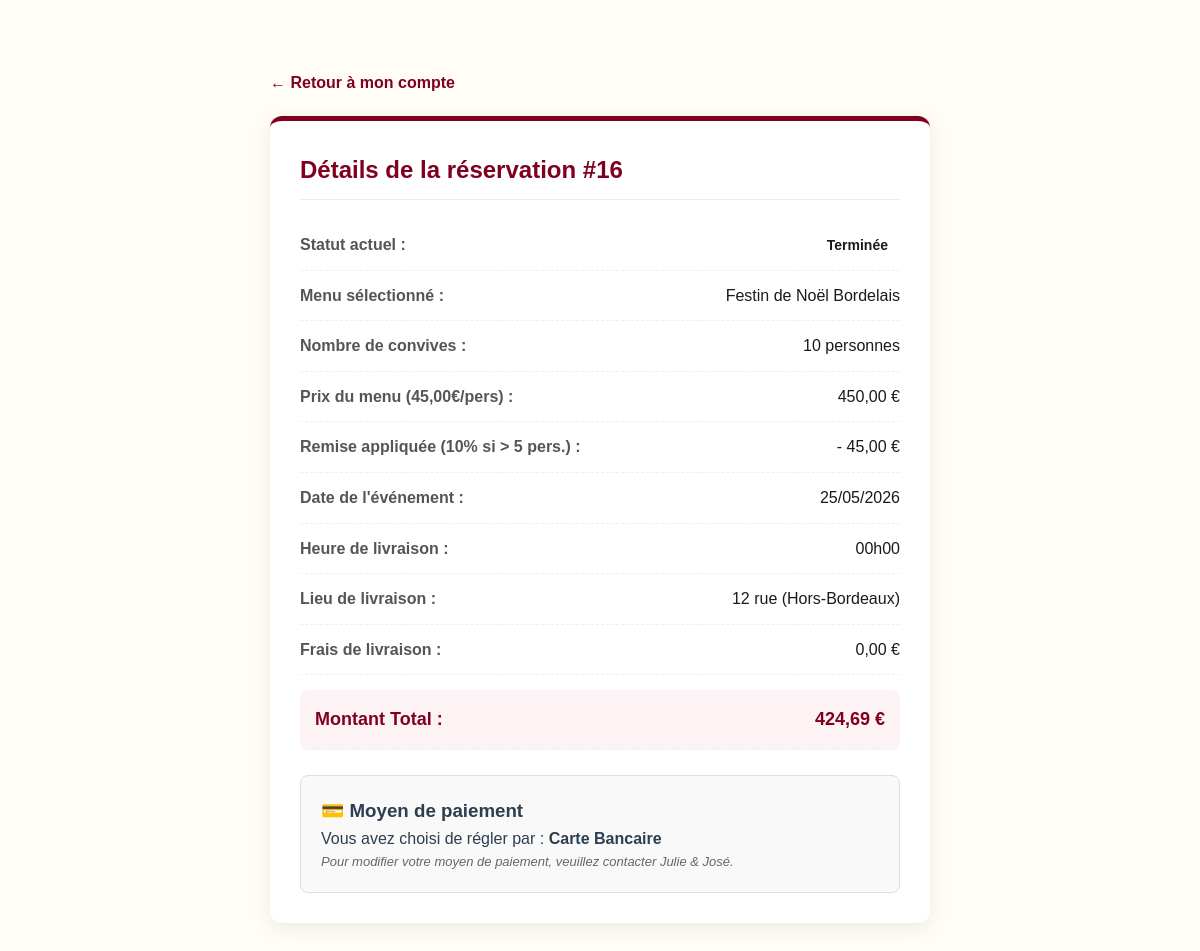
Page /detail-reservation.php?id=16 (signed in) on the committed database.
### tables this page shows
CREATE TABLE `reservations` (
  `id` int(11) NOT NULL,
  `nom_client` varchar(100) NOT NULL,
  `email_client` varchar(100) NOT NULL,
  `telephone` varchar(20) DEFAULT NULL,
  `date_evenement` date NOT NULL,
  `heure_livraison` time NOT NULL,
  `nb_personnes` int(11) NOT NULL,
  `frais_livraison` decimal(10,2) NOT NULL DEFAULT 0.00,
  `prix_total` decimal(10,2) NOT NULL DEFAULT 0.00,
  `id_menu` int(11) NOT NULL,
  `adresse_prestation` text NOT NULL,
  `ville` varchar(100) NOT NULL,
  `message` text DEFAULT NULL,
  `statut` varchar(50) DEFAULT 'En attente',
  `moyen_paiement` varchar(50) DEFAULT NULL,
  `date_creation` timestamp NOT NULL DEFAULT current_timestamp()
);

CREATE TABLE `menus` (
  `id` int(11) NOT NULL,
  `titre` varchar(150) NOT NULL,
  `description` text NOT NULL,
  `image` varchar(255) DEFAULT NULL,
  `galerie` text DEFAULT NULL,
  `theme` enum('Noël','Pâques','Classique','Évènement') DEFAULT 'Classique',
  `regime` enum('Classique','Végétarien','Vegan') DEFAULT 'Classique',
  `nb_pers_min` int(11) DEFAULT 1,
  `prix_min_pers` decimal(10,2) NOT NULL,
  `entrees` text DEFAULT NULL,
  `plats` text DEFAULT NULL,
  `desserts` text DEFAULT NULL,
  `allergenes` varchar(255) DEFAULT NULL,
  `conditions_prestation` text DEFAULT NULL,
  `stock_dispo` int(11) DEFAULT 0,
  `entree` text DEFAULT NULL,
  `plat` text DEFAULT NULL,
  `dessert` text DEFAULT NULL,
  `conditions` text DEFAULT NULL,
  `stock` int(11) DEFAULT 0
);

### detail-reservation.php (the view, shortened to what this page needs)
<?php
require_once('config.php');
$user_id = intval($_SESSION['user_id']);
$reservation_id = intval($_GET['id']);
$query_string = "SELECT r.*, m.titre, m.prix_min_pers
                 FROM reservations r
                 JOIN menus m ON r.id_menu = m.id
                 WHERE r.id = $reservation_id AND r.email_client = (SELECT email FROM utilisateurs WHERE id = $user_id)";
$result = mysqli_query($conn, $query_string);
$res = mysqli_fetch_assoc($result);
?>
<!DOCTYPE html>
<html lang="fr">
<head>
    <link rel="stylesheet" href="css/menus.css">
</head>
<body>
<div class="detail-container">
    <a href="mon-compte.php" class="btn-back">← Retour à mon compte</a>
    <div class="detail-card">
        <h2>Détails de la réservation #<?php echo $res['id']; ?></h2>
        <div class="info-row">
            <span class="label">Statut actuel :</span>
            <span class="value">
                <span class="badge badge-<?php echo strtolower(str_replace(' ', '', $res['statut'])); ?>">
                    <?php echo htmlspecialchars($res['statut']); ?>
                </span>
            </span>
        </div>
        <div class="info-row">
            <span class="label">Menu sélectionné :</span>
            <span class="value"><?php echo htmlspecialchars($res['titre']); ?></span>
        </div>
        <div class="info-row">
            <span class="label">Nombre de convives :</span>
            <span class="value"><?php echo $res['nb_personnes']; ?> personnes</span>
        </div>
        <?php
        $prix_unitaire = floatval($res['prix_min_pers']);
        $nb_personnes = intval($res['nb_personnes']);
        $prix_base_menu = $prix_unitaire * $nb_personnes;
        $remise = 0;
        if ($nb_personnes > 5) {
            $remise = $prix_base_menu * 0.10;
        }
        ?>
        <div class="info-row">
            <span class="label">Prix du menu (<?php echo number_format($prix_unitaire, 2, ',', ' '); ?>€/pers) :</span>
            <span class="value"><?php echo number_format($prix_base_menu, 2, ',', ' '); ?> €</span>
        </div>
        <?php if($remise > 0): ?>
            <div class="info-row" style="color: #27ae60;">
                <span class="label">Remise appliquée (10% si > 5 pers.) :</span>
                <span class="value">- <?php echo number_format($remise, 2, ',', ' '); ?> €</span>
            </div>
        <?php endif; ?>
        <div class="info-row">
            <span class="label">Date de l'événement :</span>
            <span class="value"><?php echo date('d/m/Y', strtotime($res['date_evenement'])); ?></span>
        </div>
        <div class="info-row">
            <span class="label">Heure de livraison :</span>
            <span class="value"><?php echo date('H\hi', strtotime($res['heure_livraison'])); ?></span>
        </div>
        <div class="info-row">
            <span class="label">Lieu de livraison :</span>
            <span class="value"><?php echo htmlspecialchars($res['adresse_prestation']); ?> (<?php echo htmlspecialchars($res['ville']); ?>)</span>
        </div>
        <div class="info-row">
            <span class="label">Frais de livraison :</span>
            <span class="value"><?php echo number_format($res['frais_livraison'], 2, ',', ' '); ?> €</span>
        </div>
        <div class="info-row total-highlight">
            <span>Montant Total :</span>
            <span>
                <?php
                $total_affiche = floatval($res['prix_total']);
                echo number_format($total_affiche, 2, ',', ' ');
                ?> €
            </span>
        </div>
        <div class="payment-box">
            <h3>💳 Moyen de paiement</h3>
            <?php if (!empty($res['moyen_paiement'])): ?>
                <p>Vous avez choisi de régler par : <strong><?php echo htmlspecialchars($res['moyen_paiement']); ?></strong></p>
                <p style="font-size: 13px; color: #666; font-style: italic;">Pour modifier votre moyen de paiement, veuillez contacter Julie & José.</p>
            <?php endif; ?>
        </div>
    </div>
</div>
</body>
</html>

### css/menus.css (style rules this page uses)
:root { --bordeaux: #800000; --orange: #E67E22; --creme: #FFFDF5; --charbon: #2C3E50; --blanc: #FFFFFF; --gris-fond: #F9F9F9; --gris-clair: #E0E0E0; }
* { margin: 0; padding: 0; box-sizing: border-box; }
body { font-family: 'Lato', sans-serif; background-color: var(--creme); color: var(--charbon); line-height: 1.6; }

### detail-reservation.php (style rules this page uses)
.detail-container { max-width: 700px; margin: 50px auto; padding: 20px; font-family: 'Poppins', sans-serif; }
.detail-card { background: white; padding: 30px; border-radius: 12px; box-shadow: 0 5px 20px rgba(0,0,0,0.08); border-top: 5px solid #800020; }
h2 { color: #800020; margin-bottom: 20px; border-bottom: 1px solid #eee; padding-bottom: 10px; }
.info-row { display: flex; justify-content: space-between; padding: 12px 0; border-bottom: 1px dashed #eee; }
.label { font-weight: bold; color: #555; }
.value { color: #1a1a1a; font-weight: 500; }
.total-highlight { background: #fdf2f4; padding: 15px; border-radius: 8px; font-size: 18px; font-weight: bold; color: #800020; margin-top: 15px; }
.badge { padding: 5px 12px; border-radius: 20px; font-size: 14px; font-weight: bold; }
.payment-box { background: #f9f9f9; border: 1px solid #ddd; padding: 20px; border-radius: 8px; margin-top: 25px; }
.btn-back { display: inline-block; margin-bottom: 20px; color: #800020; text-decoration: none; font-weight: bold; }

### rows in the picture
reservations: id "16", statut "Terminée", id_menu.titre "Festin de Noël Bordelais", nb_personnes "10", id_menu.prix_min_pers "45,00", prix_base_menu "450,00", remise "45,00", date_evenement "25/05/2026", heure_livraison "00h00", adresse_prestation "12 rue", ville "Hors-Bordeaux", frais_livraison "0,00", prix_total "424,69", moyen_paiement "Carte Bancaire"
